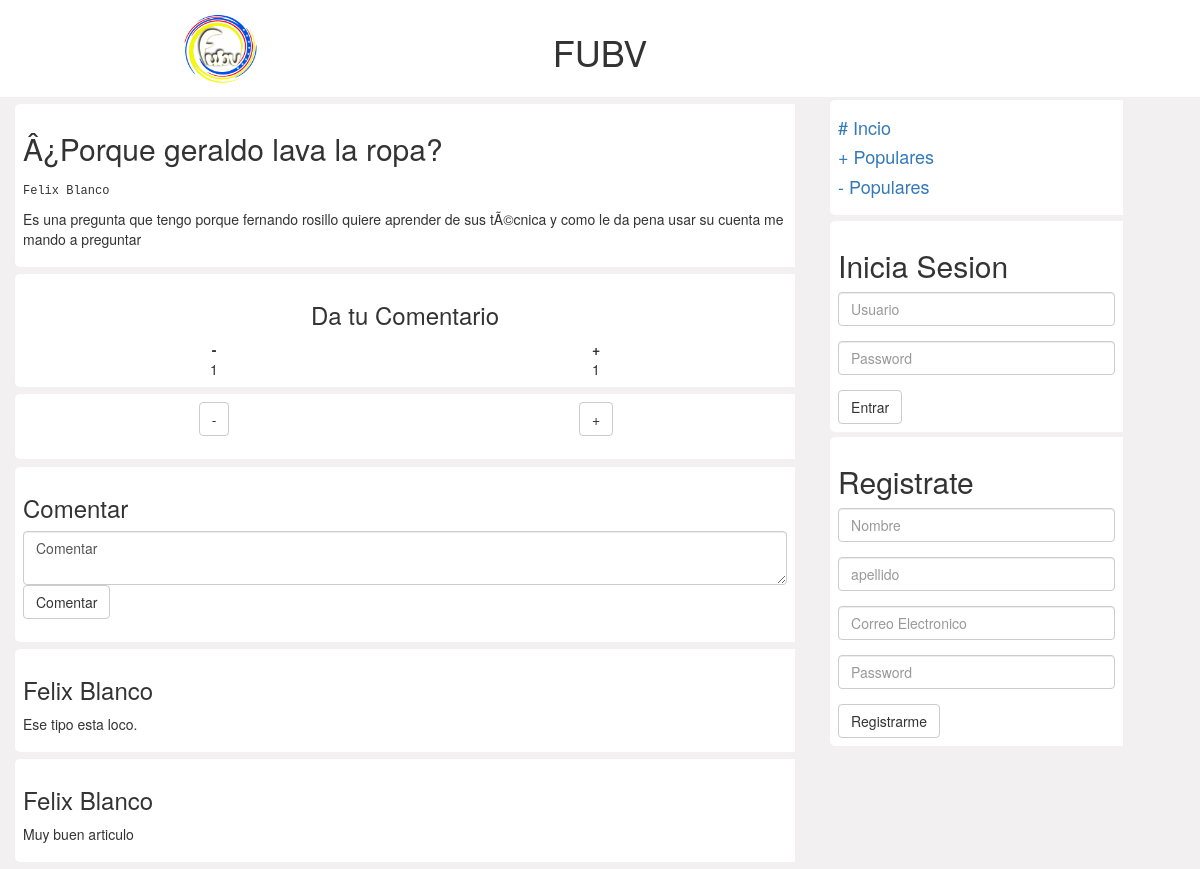
Page /post.php?w=12 on the committed database.
### tables this page shows
CREATE TABLE IF NOT EXISTS `tema` (
`id` int(11) NOT NULL,
  `titulo` varchar(100) NOT NULL,
  `pregunta` varchar(500) NOT NULL,
  `id_persona` int(11) NOT NULL
);

CREATE TABLE IF NOT EXISTS `comentarios` (
`id` int(11) NOT NULL,
  `comentario` varchar(200) NOT NULL,
  `id_persona` int(11) NOT NULL,
  `id_tema` int(11) NOT NULL
);

CREATE TABLE IF NOT EXISTS `persona` (
`id` int(11) NOT NULL,
  `nombre` varchar(20) NOT NULL,
  `apellido` varchar(20) NOT NULL,
  `correo` varchar(20) NOT NULL,
  `clave` varchar(20) NOT NULL
);

### post.php (called while the page is built)
<?php
require("controlador/inicio.php");
$obj=new inicio;
$obj->post($_GET['w'],$_SESSION['statud']);
?>

### modelo/dbInicio.php (the view, shortened to what this page needs)
<?php
class dbInicio extends conex{
	function dbPost($DBpost){
		$Q_POST=mysql_query("select * from tema,persona where tema.id='".$DBpost."' and persona.id=tema.id_persona ");
		while ($roPOST=mysql_fetch_array($Q_POST)) {
			$this->POST_TODO=array('titulo' => $roPOST['titulo'],
							   'pregunta'=> $roPOST['pregunta'],
							   'nombreuser' => $roPOST['nombre']." ".$roPOST['apellido']);
		}
	}
	function dbmasYmenoTema($temaMN){
		$MalTema=mysql_query("select * from persona_mal_tema where id_tema='".$temaMN."' ");
		$BuenTema=mysql_query("select * from persona_buen_tema where id_tema='".$temaMN."' ");
		echo "
		<div class='row text-center pa_menu'>
			<h3>Da tu Comentario</h3>
			<div class='col-md-6'> <b class='signo'>-</b><br> ".mysql_num_rows($MalTema)."</div>
			<div class='col-md-6'><b class='signo'>+</b><br> ".mysql_num_rows($BuenTema)."</div>
		</div>";
	}
	function dbcomentarios($tema){
		$QueToCOmentario=mysql_query("select * from comentarios,persona where id_tema='".$tema."' and persona.id=comentarios.id_persona");
		while ($roCo = mysql_fetch_array($QueToCOmentario)) {
			echo "<div class='row pa_menu'>
					<h3>".$roCo['nombre']." ".$roCo['apellido']."</h3>
					<p>". $roCo['comentario']."</p>
				 </div>";
		}
	}
}
?>

### controlador/inicio.php (shortened to what this page needs)
<?php
require("modelo/dbInicio.php");
class inicio extends dbInicio{
	function post($post,$statud){
		echo file_get_contents("vista/encabezado.html");
		$plantillaVC=file_get_contents("vista/post.html");
		dbInicio::dbPost($post);
		if ($post == "popular") {
			dbInicio::dbPopular($post);
		}elseif($post == "m_popular"){
			dbInicio::dbM_Popular($post);
		}elseif(is_numeric($post)){
			foreach($this->POST_TODO as $claveVC => $valorVC) {
				$plantillaVC=str_replace('{'.$claveVC.'}',$valorVC, $plantillaVC);
			}
			echo $plantillaVC;
			inicio::masYmenoTema($post);
			inicio::comentarios($post);
			echo "</div><div class='col-md-3 mv3'>";
		}else{
		}
		if ($statud == "true") {
			inicio::mostrar_user($_SESSION['NomApell']);
			echo file_get_contents("vista/menu_uno.html");
			echo file_get_contents("vista/menu_preguntar.html");
			echo file_get_contents("vista/pregunta.html");
			echo file_get_contents("vista/pie.html");
		}else{
			echo file_get_contents("vista/menu_uno.html");
			echo file_get_contents("vista/pie.html");
		}
	}
	function form_mas_meno($url){
		$infoUrl = array('url' => $url);
		$Pla=file_get_contents("vista/dale_mas_meno.html");
		foreach($infoUrl as $Cla => $va) {
			$Pla=str_replace('{'.$Cla.'}',$va, $Pla);
		}
		echo $Pla;
	}
	function comt_externo($url){
		$infoUrl = array('url' => $url);
		$Pla=file_get_contents("vista/comentario_externo.html");
		foreach($infoUrl as $Cla => $va) {
			$Pla=str_replace('{'.$Cla.'}',$va, $Pla);
		}
		echo $Pla;
	}
	function form_login(){
		echo file_get_contents("vista/login.html");
	}
	function form_registro(){
		echo file_get_contents("vista/registro.html");
	}
	function masYmenoTema($temaMN){
		dbInicio::dbmasYmenoTema($temaMN);
	}
	function comentarios($tema){
		dbInicio::dbcomentarios($tema);
	}
}
?>

### public/css/estilo.css (style rules this page uses)
body { background-color: #F2F0F0; }
header { background-color: white; padding: 1%; }
header img { width: 22%; }
samp { font-size: 12px; }
.pa_menu { background-color: white; border-radius: 5px 0px 0px 5px; margin-bottom: 1%; margin-top: 1%; padding: 8px; }
.mv3 { margin-left:3%; }

### rows in the picture
tema: plantillaVC "Â¿Porque geraldo lava la ropa? Felix Blanco Es una pregunta que tengo porque fernando rosillo quiere aprender de sus tÃ©cnica y como le da pena usar su cuenta me mando a preguntar"
comentarios: id_persona.nombre "Felix", id_persona.apellido "Blanco", comentario "Ese tipo esta loco."
comentarios: id_persona.nombre "Felix", id_persona.apellido "Blanco", comentario "Muy buen articulo"

### other values in the picture
file_get_contents("vista/encabezado.html") "FUBV"
mysql_num_rows($MalTema) "1"
mysql_num_rows($BuenTema) "1"
$Pla "- +"
file_get_contents("vista/menu_uno.html") "# Incio + Populares - Populares"
